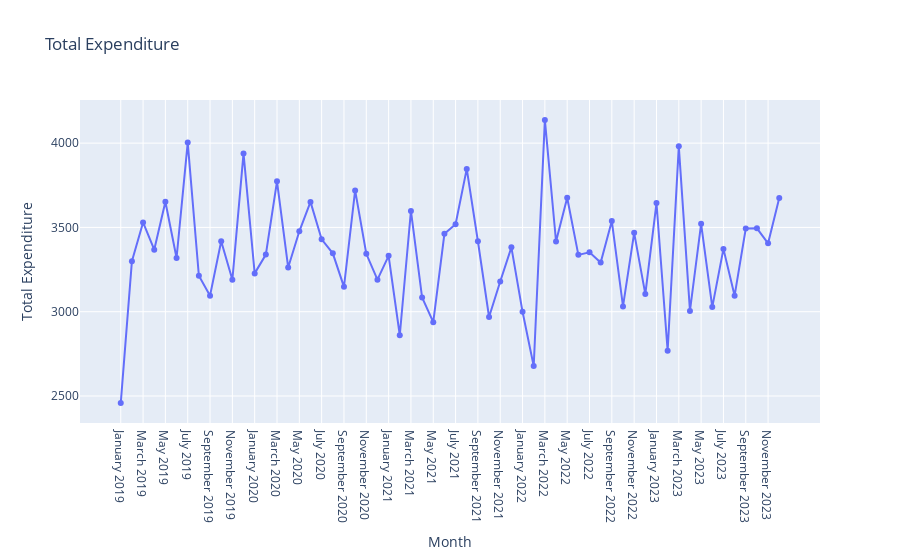

Notebook code for this chart:
### Code cell
fig = px.line(line_df, x='Month', y='Total Expenditure', title='Total Expenditure', markers=True) # , color='country'
fig.show()

### Figure 1 — Plotly figure (JSON) as saved in the notebook; plotly's stock layout.template omitted (floating-point values rounded to 4 significant figures)
{"data": [{"hovertemplate": "Month=%{x}<br>Total Expenditure=%{y}<extra></extra>", "legendgroup": "", "line": {"color": "#636efa", "dash": "solid"}, "marker": {"symbol": "circle"}, "mode": "lines+markers", "name": "", "orientation": "v", "showlegend": false, "type": "scatter", "x": ["January 2019", "February 2019", "March 2019", "April 2019", "May 2019", "June 2019", "July 2019", "August 2019", "September 2019", "October 2019", "November 2019", "December 2019", "January 2020", "February 2020", "March 2020", "April 2020", "May 2020", "June 2020", "July 2020", "August 2020", "September 2020", "October 2020", "November 2020", "December 2020", "January 2021", "February 2021", "March 2021", "April 2021", "May 2021", "June 2021", "July 2021", "August 2021", "September 2021", "October 2021", "November 2021", "December 2021", "January 2022", "February 2022", "March 2022", "April 2022", "May 2022", "June 2022", "July 2022", "August 2022", "September 2022", "October 2022", "November 2022", "December 2022", "January 2023", "February 2023", "March 2023", "April 2023", "May 2023", "June 2023", "July 2023", "August 2023", "September 2023", "October 2023", "November 2023", "December 2023"], "xaxis": "x", "y": [2458.0, 3300.0, 3529.0, 3368.0, 3653.0, 3319.0, 4003.0, 3213.0, 3095.0, 3418.0, 3189.0, 3939.0, 3227.0, 3339.0, 3774.0, 3262.0, 3477.0, 3651.0, 3429.0, 3346.0, 3148.0, 3720.0, 3344.0, 3190.0, 3331.0, 2860.0, 3598.0, 3084.0, 2938.0, 3462.0, 3519.0, 3847.0, 3418.0, 2969.0, 3179.0, 3382.0, 2999.0, 2677.0, 4138.0, 3416.0, 3676.0, 3337.0, 3352.0, 3292.0, 3538.0, 3032.0, 3468.0, 3105.0, 3645.0, 2768.0, 3981.0, 3005.0, 3522.0, 3027.0, 3373.0, 3095.0, 3493.0, 3495.0, 3406.0, 3675.0], "yaxis": "y"}], "layout": {"legend": {"tracegroupgap": 0}, "title": {"text": "Total Expenditure"}, "xaxis": {"anchor": "y", "domain": [0, 1], "title": {"text": "Month"}}, "yaxis": {"anchor": "x", "domain": [0, 1], "title": {"text": "Total Expenditure"}}}}
